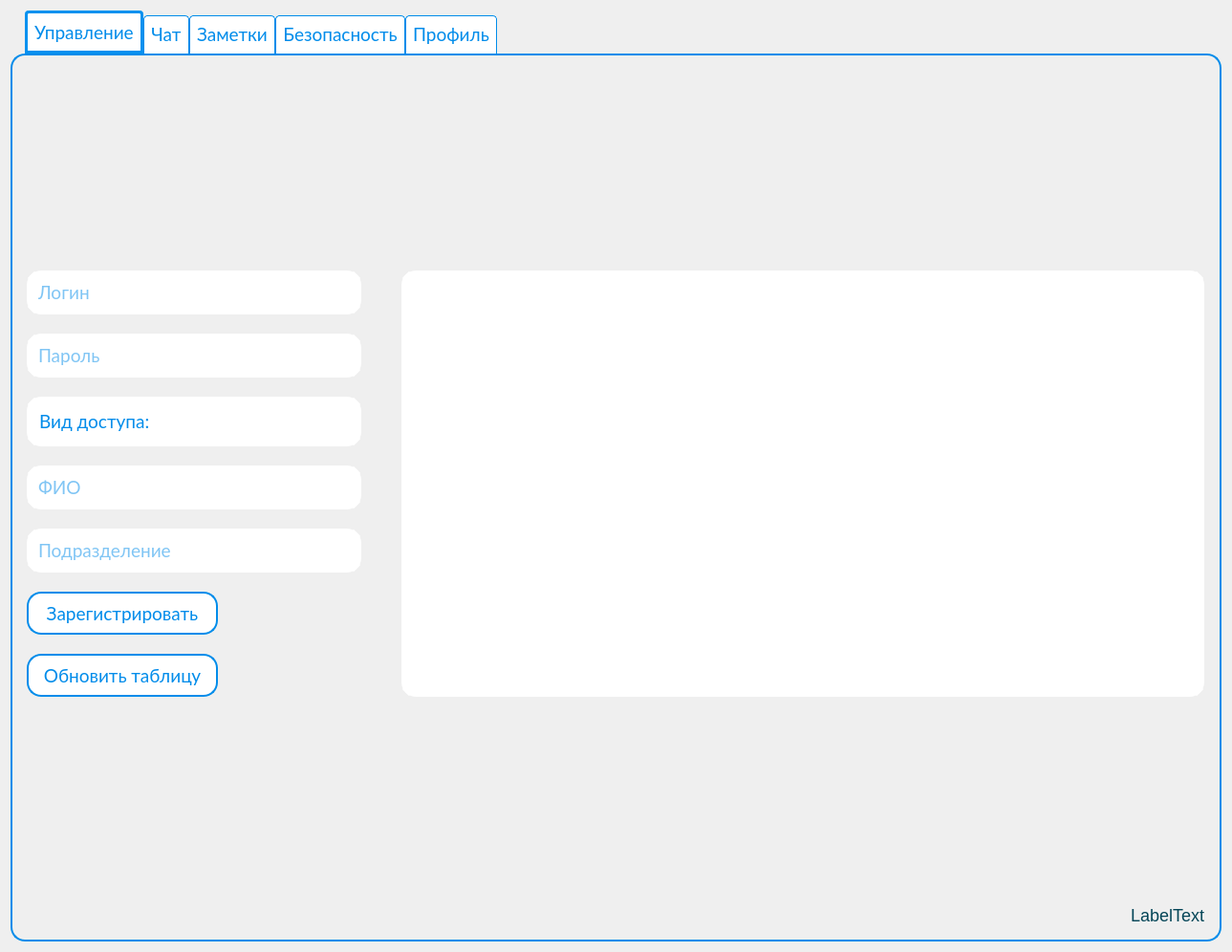
<?xml version="1.0" encoding="UTF-8"?>
<ui version="4.0">
 <class>AdmForm</class>
 <widget class="QWidget" name="AdmForm">
  <property name="geometry">
   <rect>
    <x>0</x>
    <y>0</y>
    <width>1289</width>
    <height>996</height>
   </rect>
  </property>
  <property name="windowTitle">
   <string>Form</string>
  </property>
  <layout class="QVBoxLayout" name="verticalLayout">
   <item>
    <widget class="QTabWidget" name="tabWidget">
     <property name="enabled">
      <bool>true</bool>
     </property>
     <property name="font">
      <font>
       <family>Lato</family>
       <pointsize>14</pointsize>
      </font>
     </property>
     <property name="toolTip">
      <string/>
     </property>
     <property name="layoutDirection">
      <enum>Qt::LeftToRight</enum>
     </property>
     <property name="styleSheet">
      <string notr="true">QTabWidget::pane { /* Рамка виджета со вкладками */
	 border: 2px solid rgb(1, 140, 234); 
     border-radius: 15px;
     padding: 6px;
 } 

 QTabWidget::tab-bar {
     left: 15px; /* сдвигаем вправо на 5px */
 }

 QTabBar::tab {
color: rgb(1, 140, 234);
     background: white;
     border-bottom-color: #C2C7CB;

	 border: 1px solid rgb(1, 140, 234);
	 border-bottom-color: white;
     border-top-left-radius: 4px;
     border-top-right-radius: 4px;
     min-width: 35ex;
     padding: 7px;

 }

 QTabBar::tab:selected, QTabBar::tab:hover {
     background: white;

 border: 3px solid rgb(1, 140, 234);
 }

 QTabBar::tab:selected {
     border-color: rgb(6, 145, 239);
     border-bottom-color: rgb(6, 145, 239); 
 }

 QTabBar::tab:!selected {
     margin-top: 5px; /* делаем невыбранные вкладки меньше */
 }</string>
     </property>
     <property name="tabPosition">
      <enum>QTabWidget::North</enum>
     </property>
     <property name="tabShape">
      <enum>QTabWidget::Rounded</enum>
     </property>
     <property name="currentIndex">
      <number>0</number>
     </property>
     <property name="elideMode">
      <enum>Qt::ElideNone</enum>
     </property>
     <property name="tabBarAutoHide">
      <bool>false</bool>
     </property>
     <widget class="QWidget" name="tab">
      <attribute name="title">
       <string>Управление</string>
      </attribute>
      <layout class="QGridLayout" name="gridLayout">
       <property name="sizeConstraint">
        <enum>QLayout::SetMinAndMaxSize</enum>
       </property>
       <property name="horizontalSpacing">
        <number>2</number>
       </property>
       <property name="verticalSpacing">
        <number>20</number>
       </property>
       <item row="2" column="0" alignment="Qt::AlignRight">
        <widget class="QLineEdit" name="le_pass">
         <property name="minimumSize">
          <size>
           <width>350</width>
           <height>45</height>
          </size>
         </property>
         <property name="font">
          <font>
           <family>Lato</family>
           <pointsize>14</pointsize>
           <weight>50</weight>
           <italic>false</italic>
           <bold>false</bold>
          </font>
         </property>
         <property name="focusPolicy">
          <enum>Qt::WheelFocus</enum>
         </property>
         <property name="styleSheet">
          <string notr="true">QLineEdit{
	background-color: white ;

	border-style: solid;
	border-width: 10px;
	border-color: white;
	border-radius: 15px;

	font:  14pt;
	color: rgb(1, 140, 234);
}</string>
         </property>
         <property name="placeholderText">
          <string>Пароль</string>
         </property>
        </widget>
       </item>
       <item row="2" column="1">
        <spacer name="horizontalSpacer">
         <property name="orientation">
          <enum>Qt::Horizontal</enum>
         </property>
         <property name="sizeType">
          <enum>QSizePolicy::Maximum</enum>
         </property>
         <property name="sizeHint" stdset="0">
          <size>
           <width>40</width>
           <height>20</height>
          </size>
         </property>
        </spacer>
       </item>
       <item row="1" column="0" alignment="Qt::AlignRight">
        <widget class="QLineEdit" name="le_login">
         <property name="minimumSize">
          <size>
           <width>350</width>
           <height>45</height>
          </size>
         </property>
         <property name="font">
          <font>
           <family>Lato</family>
           <pointsize>14</pointsize>
           <weight>50</weight>
           <italic>false</italic>
           <bold>false</bold>
          </font>
         </property>
         <property name="focusPolicy">
          <enum>Qt::WheelFocus</enum>
         </property>
         <property name="styleSheet">
          <string notr="true">QLineEdit{
	background-color: white ;

	border-style: solid;
	border-width: 10px;
	border-color: white;
	border-radius: 15px;

	font:  14pt;
	color: rgb(1, 140, 234);
}</string>
         </property>
         <property name="placeholderText">
          <string>Логин</string>
         </property>
        </widget>
       </item>
       <item row="5" column="0" alignment="Qt::AlignRight">
        <widget class="QLineEdit" name="le_unit">
         <property name="minimumSize">
          <size>
           <width>350</width>
           <height>45</height>
          </size>
         </property>
         <property name="font">
          <font>
           <family>Lato</family>
           <pointsize>14</pointsize>
           <weight>50</weight>
           <italic>false</italic>
           <bold>false</bold>
          </font>
         </property>
         <property name="focusPolicy">
          <enum>Qt::WheelFocus</enum>
         </property>
         <property name="styleSheet">
          <string notr="true">QLineEdit{
	background-color: white ;

	border-style: solid;
	border-width: 10px;
	border-color: white;
	border-radius: 15px;

	font:  14pt;
	color: rgb(1, 140, 234);
}</string>
         </property>
         <property name="placeholderText">
          <string>Подразделение</string>
         </property>
        </widget>
       </item>
       <item row="4" column="0" alignment="Qt::AlignRight">
        <widget class="QLineEdit" name="le_fio">
         <property name="minimumSize">
          <size>
           <width>350</width>
           <height>45</height>
          </size>
         </property>
         <property name="font">
          <font>
           <family>Lato</family>
           <pointsize>14</pointsize>
           <weight>50</weight>
           <italic>false</italic>
           <bold>false</bold>
          </font>
         </property>
         <property name="focusPolicy">
          <enum>Qt::WheelFocus</enum>
         </property>
         <property name="styleSheet">
          <string notr="true">QLineEdit{
	background-color: white ;

	border-style: solid;
	border-width: 10px;
	border-color: white;
	border-radius: 15px;

	font:  14pt;
	color: rgb(1, 140, 234);
}</string>
         </property>
         <property name="placeholderText">
          <string>ФИО</string>
         </property>
        </widget>
       </item>
       <item row="1" column="2" rowspan="7">
        <widget class="QTableView" name="tableView">
         <property name="sizePolicy">
          <sizepolicy hsizetype="Expanding" vsizetype="Maximum">
           <horstretch>255</horstretch>
           <verstretch>255</verstretch>
          </sizepolicy>
         </property>
         <property name="minimumSize">
          <size>
           <width>700</width>
           <height>400</height>
          </size>
         </property>
         <property name="maximumSize">
          <size>
           <width>16777215</width>
           <height>1000</height>
          </size>
         </property>
         <property name="styleSheet">
          <string notr="true">QTableView {
    background: white;
    font-size: 14pt;

	border-style: solid;
	border-width: 10px;
	border-color: white;
	border-radius: 15px;
	color: rgb(4, 69, 87);
}

QHeaderView
{
	height: 30px;
	color: rgb(76, 155, 235);
    font-size: 15pt;
	background: white;
	border: none;
	border-bottom: 2px solid rgb(1, 140, 234);
}

QHeaderView::section:vertical
{
	background: white;
	width: 25px;
	border: 0px solid white;
	border-right: 2px solid rgb(1, 140, 234);
	color: rgb(76, 155, 235);
	font-size: 15pt;
}

QTableView QTableCornerButton::section {
     background: white;
     border: none;
 }

QTableView {
	selection-color: black;
    selection-background-color: rgba(1, 140, 234, 50);
}</string>
         </property>
         <property name="gridStyle">
          <enum>Qt::SolidLine</enum>
         </property>
        </widget>
       </item>
       <item row="0" column="3">
        <spacer name="verticalSpacer">
         <property name="orientation">
          <enum>Qt::Vertical</enum>
         </property>
         <property name="sizeType">
          <enum>QSizePolicy::Maximum</enum>
         </property>
         <property name="sizeHint" stdset="0">
          <size>
           <width>1</width>
           <height>210</height>
          </size>
         </property>
        </spacer>
       </item>
       <item row="7" column="0" alignment="Qt::AlignLeft">
        <widget class="QPushButton" name="bt_refresh">
         <property name="minimumSize">
          <size>
           <width>200</width>
           <height>45</height>
          </size>
         </property>
         <property name="maximumSize">
          <size>
           <width>200</width>
           <height>16777215</height>
          </size>
         </property>
         <property name="font">
          <font>
           <family>Lato</family>
           <pointsize>14</pointsize>
           <weight>50</weight>
           <italic>false</italic>
           <bold>false</bold>
          </font>
         </property>
         <property name="focusPolicy">
          <enum>Qt::WheelFocus</enum>
         </property>
         <property name="styleSheet">
          <string notr="true">QPushButton:enabled{
	background-color: white;
	border-style: solid;
	border-width: 2px;
	border-radius: 15px;
	border-color: rgb(1, 140, 234);

	font: 14pt;
	padding: 6px;
	color: rgb(1, 140, 234);
 }
 QPushButton:default {
     border-color: navy; /* делаем кнопку по умолчанию выпуклой */
 }

QPushButton:hover{
 	background-color: rgb(246, 246, 246);
}


QPushButton:pressed {
     background-color: rgb(240, 240, 240);
 }</string>
         </property>
         <property name="text">
          <string>Обновить таблицу</string>
         </property>
        </widget>
       </item>
       <item row="3" column="0" alignment="Qt::AlignRight">
        <widget class="QComboBox" name="cb_role">
         <property name="minimumSize">
          <size>
           <width>350</width>
           <height>45</height>
          </size>
         </property>
         <property name="font">
          <font>
           <family>Lato</family>
           <pointsize>14</pointsize>
           <weight>50</weight>
           <italic>false</italic>
           <bold>false</bold>
          </font>
         </property>
         <property name="styleSheet">
          <string notr="true">QListView
{
    color: rgb(1, 140, 234);
}

QComboBox:first
{
    color: red;
}

QComboBox{
padding: 3px ;

	background-color: white ;
	border-style: solid;
	border-width: 10px;
	border-color: white;

	border-radius: 15px;
	border-color: white;

	font:  14pt;
	color: rgb(1, 140, 234);
 }

QComboBox::drop-down {
	color: white;
    subcontrol-origin: padding;
    subcontrol-position: top right;
    width: 60px;

    border-top-right-radius: 10px; 
    border-bottom-right-radius: 10px;
}

QComboBox::down-arrow {
    image: url(:/image/arrow-1.png);
}

QComboBox::down-arrow:on {
    top: 3px;
}

QComboBox QAbstractItemView {
    border: 10px solid white;
    selection-background-color: lightgray;
}</string>
         </property>
         <property name="editable">
          <bool>false</bool>
         </property>
         <property name="currentIndex">
          <number>0</number>
         </property>
         <item>
          <property name="text">
           <string>Вид доступа:</string>
          </property>
         </item>
         <item>
          <property name="text">
           <string>Администратор</string>
          </property>
         </item>
         <item>
          <property name="text">
           <string>Пользователь</string>
          </property>
         </item>
         <item>
          <property name="text">
           <string>Охранник</string>
          </property>
         </item>
        </widget>
       </item>
       <item row="6" column="0" alignment="Qt::AlignLeft">
        <widget class="QPushButton" name="bt_reguser">
         <property name="sizePolicy">
          <sizepolicy hsizetype="Fixed" vsizetype="Fixed">
           <horstretch>0</horstretch>
           <verstretch>0</verstretch>
          </sizepolicy>
         </property>
         <property name="minimumSize">
          <size>
           <width>200</width>
           <height>45</height>
          </size>
         </property>
         <property name="maximumSize">
          <size>
           <width>200</width>
           <height>16777215</height>
          </size>
         </property>
         <property name="baseSize">
          <size>
           <width>200</width>
           <height>45</height>
          </size>
         </property>
         <property name="font">
          <font>
           <family>Lato</family>
           <pointsize>14</pointsize>
           <weight>50</weight>
           <italic>false</italic>
           <bold>false</bold>
          </font>
         </property>
         <property name="focusPolicy">
          <enum>Qt::WheelFocus</enum>
         </property>
         <property name="styleSheet">
          <string notr="true">QPushButton:enabled{
	background-color: white;
	border-style: solid;
	border-width: 2px;
	border-radius: 15px;
	border-color: rgb(1, 140, 234);

	font: 14pt;
	padding: 6px;
	color: rgb(1, 140, 234);
 }
 QPushButton:default {
     border-color: navy; /* делаем кнопку по умолчанию выпуклой */
 }

QPushButton:hover{
 	background-color: rgb(246, 246, 246);
}


QPushButton:pressed {
     background-color: rgb(240, 240, 240);
 }</string>
         </property>
         <property name="text">
          <string>Зарегистрировать</string>
         </property>
        </widget>
       </item>
       <item row="8" column="2">
        <widget class="QLabel" name="lb_serverTime">
         <property name="styleSheet">
          <string notr="true">QLabel{ 
	color: rgb(4, 69, 87); 
	font: lato; 
	font-size: 18px;
 }</string>
         </property>
         <property name="text">
          <string>LabelText</string>
         </property>
         <property name="alignment">
          <set>Qt::AlignBottom|Qt::AlignRight|Qt::AlignTrailing</set>
         </property>
        </widget>
       </item>
      </layout>
      <zorder>tableView</zorder>
      <zorder>le_pass</zorder>
      <zorder>cb_role</zorder>
      <zorder>le_fio</zorder>
      <zorder>le_unit</zorder>
      <zorder>bt_reguser</zorder>
      <zorder>bt_refresh</zorder>
      <zorder>verticalSpacer</zorder>
      <zorder>le_login</zorder>
      <zorder>horizontalSpacer</zorder>
      <zorder>lb_serverTime</zorder>
     </widget>
     <widget class="QWidget" name="chat">
      <attribute name="title">
       <string>Чат</string>
      </attribute>
     </widget>
     <widget class="QWidget" name="notes">
      <attribute name="title">
       <string>Заметки</string>
      </attribute>
     </widget>
     <widget class="QWidget" name="safetyTab">
      <attribute name="title">
       <string>Безопасность</string>
      </attribute>
     </widget>
     <widget class="QWidget" name="profile">
      <attribute name="title">
       <string>Профиль</string>
      </attribute>
     </widget>
    </widget>
   </item>
  </layout>
 </widget>
 <tabstops>
  <tabstop>le_login</tabstop>
  <tabstop>le_pass</tabstop>
  <tabstop>cb_role</tabstop>
  <tabstop>le_fio</tabstop>
  <tabstop>le_unit</tabstop>
  <tabstop>bt_reguser</tabstop>
  <tabstop>bt_refresh</tabstop>
  <tabstop>tableView</tabstop>
  <tabstop>tabWidget</tabstop>
 </tabstops>
 <resources/>
 <connections/>
</ui>
